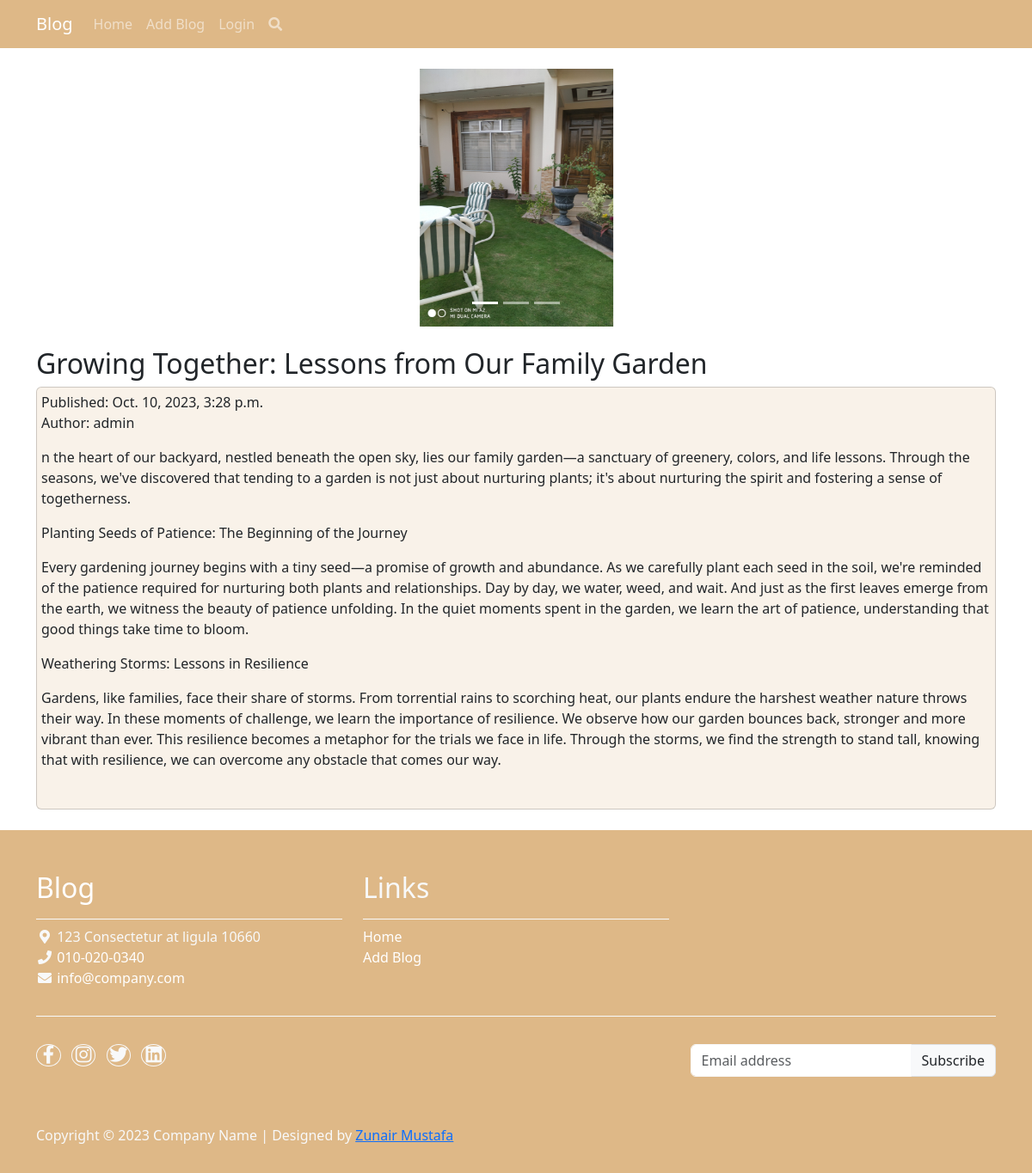
Screenshot of /blog/12/ with the database file from the repository.
### blog_app/models.py (models this page shows, shortened)
class BlogImage(models.Model):
    blog = models.ForeignKey(BlogPost, on_delete=models.CASCADE, related_name='images')
    pic = models.ImageField(upload_to='images/')

class BlogPost(models.Model):
    title = models.CharField(max_length=200)
    desc = models.TextField(max_length=600)
    Content = models.TextField()
    author = models.ForeignKey(User, on_delete=models.CASCADE)
    date = models.DateTimeField(auto_now_add=True)

### blog_app/views.py (the view)
# urls.py: 2. Add a URL to urlpatterns:  path('blog/', include('blog.urls'))
def blog(request, blog_id):
    blog_this = BlogPost.objects.get(id=blog_id)
    if request.method == 'POST':
        if 'delete' in request.POST:
            return render(request, 'blog.html', {'blog': blog_this, 'deleteme': 'Yes'})
    return render(request, 'blog.html', {'blog': blog_this})

### templates/blog.html (shortened to what this page needs)
{% extends 'home.html' %}
{% block content %}
{% if deleteme is None %}
<div class="container mt-4">
        <div id="mycarousel" class="carousel slide" data-bs-ride="carousel">
            <div class="carousel-indicators">
                {% for i in blog.images.all %}
                    {% if forloop.counter == 1 %}
                    <button type="button" data-bs-target="#mycarousel" data-bs-slide-to="0" class="active" aria-current="true"></button>
                    {% else %}
                    <button type="button" data-bs-target="#mycarousel" data-bs-slide-to="{{ forloop.counter0 }}"></button>
                    {% endif %}
                {% endfor %}
            </div>
            <div class="carousel-box">
                <div class="carousel-inner" >
                    {% for i in blog.images.all %}
                    {% if forloop.counter == 1 %}
                    <div class="carousel-item active">
                    {% else %}
                    <div class="carousel-item">
                    {% endif %}
                    <img class="img-fluid d-block"  src="{{ i.pic.url }}" alt="blog img">
                    </div>
                    {% endfor %}
                </div>
            </div>
            <a class="carousel-control-prev" href="#mycarousel" role="button" data-bs-slide="prev">
                <span class="carousel-control-prev-icon" aria-hidden="true"></span>
            </a>
            <a class="carousel-control-next" href="#mycarousel" role="button" data-bs-slide="next">
                <span class="carousel-control-next-icon" aria-hidden="true"></span>
            </a>
        </div>
    <br>
    <h2>{{ blog.title }}</h2>
    <div class="col-md " >
            <div class="card mb-4 mx-auto" style="padding: 5px;background-color:rgba(222, 184, 135, 0.18)">
                    <p>Published: {{ blog.date }}<br>Author: {{ blog.author }}</p>
                    <div>{{ blog.Content | linebreaks }}</div><br>
            </div>
    </div>
</div>
{% else %}
    {% include 'confirm-delete.html' %}
{% endif %}
{% endblock%}

### templates/home.html (style rules this page uses)
body { display: flex; flex-direction: column; min-height: 100vh; }
.carousel-box { height: 300px; overflow: hidden; }
.carousel-box img { width: 100%; height: 300px; object-fit: contain; }

### rows the page displays
BlogImage: pic (picture)
BlogPost: title "Growing Together: Lessons from Our Family Garden", date "Oct. 10, 2023, 3:28 p.m.", author "admin", Content "n the heart of our backyard, nestled beneath the open sky, lies our family garden—a sanctuary of greenery, colors, and life lessons. Through the seasons, we've discovered that tending to a garden is not just about nurturing plants; it's about nurturing the spirit and fostering a sense of togetherness. Planting Seeds of Patience: The Beginning of the Journey Every gardening journey begins with a tiny seed—a promise of growth and abundance. As we carefully plant each seed in the soil, we're reminded of the patience required for nurturing both plants and relationships. Day by day, we water, weed, and wait. And just as the first leaves emerge from the earth, we witness the beauty of patience…"
